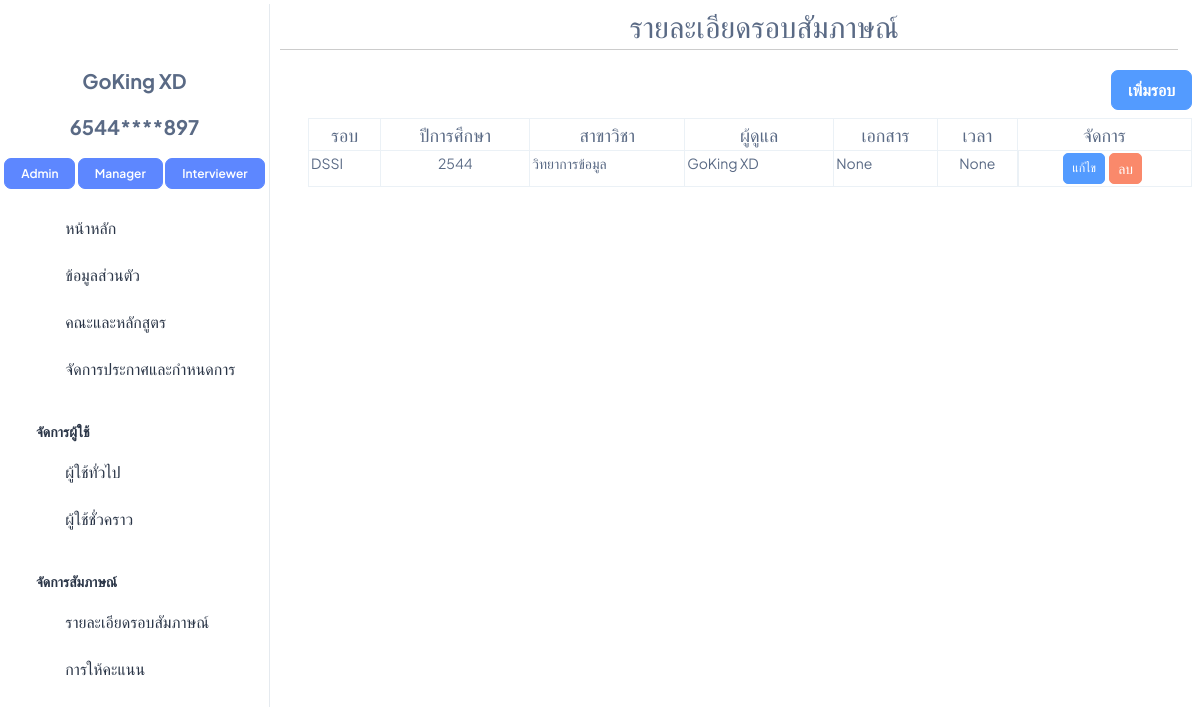
Page /Interview (signed in) on the earlier database version.
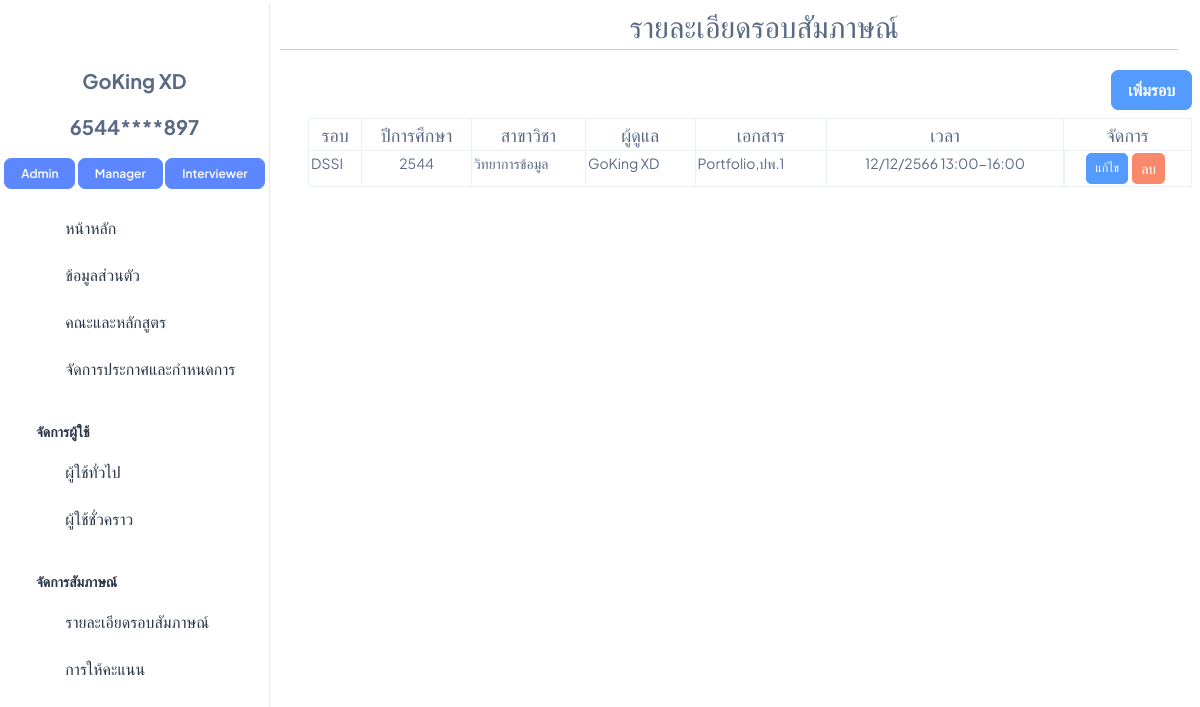
Same page on the later database version.
### interview/models.py (models this page shows, shortened)
class Round(models.Model):
    major = models.ForeignKey(Major, on_delete=models.CASCADE)
    academic_year = models.CharField(max_length=20)
    round_name = models.CharField(max_length=20)
    manager = models.ForeignKey(User, on_delete=models.CASCADE)
    users = models.ManyToManyField(User, related_name='rounds_participated', blank=True)
    TemporaryUser = models.ManyToManyField(TemporaryUser,related_name='rounds_participated', blank=True)
    documents = models.CharField(max_length=200, null=True,blank=True)
    active = models.BooleanField(default=False,null=True,blank=True)
    interview_time = models.CharField(max_length=50, null=True, blank=True)

class Major(models.Model):
    major = models.CharField(max_length=100)
    faculty = models.ForeignKey(Faculty, on_delete=models.CASCADE)
    default_manager = models.ManyToManyField(User, blank=True,related_name='manager')
    users = models.ManyToManyField(User,blank=True)
    TemporaryUser = models.ManyToManyField(TemporaryUser , blank=True)
    def __str__(self) -> str:
        return f"{self.major}"

class User(AbstractBaseUser, PermissionsMixin):
    email = models.EmailField(unique=True)
    username = models.CharField(max_length=30, unique=True)
    first_name = models.CharField(max_length=100)
    last_name = models.CharField(max_length=100)
    gender = models.CharField(max_length=20)
    address = models.CharField(max_length=400)
    postcode = models.CharField(max_length=20)
    phone_number = models.CharField(max_length=10)
    citizen_id = models.CharField(max_length=13,unique=True,blank=True,null=True)
    birth_date = models.DateField(blank=True,null=True)
    date_joined = models.DateTimeField(default=timezone.now)
    is_active = models.BooleanField(default=True)
    is_staff = models.BooleanField(default=False)
    objects = CustomUserManager()
    USERNAME_FIELD = 'username'
    EMAIL_FIELD = 'email'
    REQUIRED_FIELDS = ['email']

### interview/views.py (the view)
# urls.py: path('Interview',Interview, name='Interview'),
@login_required
@user_passes_test(is_admin)
def Interview(request):
    Manager_roles = Role.objects.get(name="Manager")
    context = {
        "rounds" : Round.objects.all(),
        "Manager" : Manager_roles.users.all(),
        "faculty_all" : Faculty.objects.all(),
        "major_all" : Major.objects.all(),
    }
    return render(request,'admin/Interview.html',context)

### interview/models.py (called while the page is built)
    def __str__(self) -> str:
        return f"{self.faculty}"

### interview/views.py (called while the page is built)
def is_admin(user):
    if isinstance(user, User):
        return user.roles.filter(name='Admin').exists()
    else:
        return False

### interview/templates/admin/Interview.html (shortened to what this page needs)
{% extends 'admin/base/n_base.html' %}
{% load static %}
{% block css_js %}
<link rel="stylesheet" href="{% static 'css/admin_css/Round.css' %}" />
{% endblock %}
{% block topic %}
<div class="fs-8 mt-1 text-muted text-center">
    <span><i class="ti ti-clipboard-text"></i> รายละเอียดรอบสัมภาษณ์</span>
</div>
{% endblock %}
{% block content %}
<div class="pt-14 px-2">
    <div class="d-flex mb-2 justify-content-end">
        <button class="btn btn-info fs-4 fw-semibold " onclick="add_Round()">เพิ่มรอบ</button>
      </div>
  <table class=" table table-bordered table-hover">
    <thead>
        <tr>
            <th class="text-center fs-5 fw-medium">รอบ</th>
            <th class="text-center fs-5 fw-medium">ปีการศึกษา</th>
            <th class="text-center fs-5 fw-medium">สาขาวิชา</th>
            <th class="text-center fs-5 fw-medium">ผู้ดูแล</th>
            <th class="text-center fs-5 fw-medium">เอกสาร</th>
            <th class="text-center fs-5 fw-medium">เวลา</th>
            <th class="text-center fs-5 fw-medium">จัดการ</th>
        </tr>
    </thead>
    <tbody>
        {% for i in rounds %}
        <tr>
            <td >{{ i.round_name }}</td>
            <td class="text-center">{{ i.academic_year }}</td>
            <td >{{ i.major }}</td>
            <td >{{ i.manager.first_name }} {{ i.manager.last_name }}</td>
            <td >{{ i.documents }}</td>
            <td class="text-center">{{ i.interview_time }}</td>
            <td class="d-flex justify-content-center">
                <a class="btn btn-info btn-sm" href="javascript:void(0);" onclick="edit_popup
                    ('{{ i.id }}', '{{ i.round_name }}', '{{ i.academic_year }}', '{{ i.major }}', '{{ managers.first_name }} {{ managers.last_name }}', '{{ i.documents }}', '{{ i.interview_time }}')">แก้ไข</a>
                <a class="btn btn-danger btn-sm fs-3 mx-1" href="delete_InterviewRound/{{i.id}}">ลบ</a>
            </td>
        </tr>
        {% endfor %}
    </tbody>
</table>
    {% endblock %}

Differences in the rows shown:
changed Round "DSSI": documents "None" → "Portfolio,ปพ.1"; interview_time "None" → "12/12/2566 13:00-16:00"
